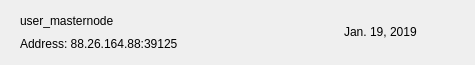
<?xml version="1.0" encoding="UTF-8"?>
<ui version="4.0">
 <class>MNRow</class>
 <widget class="QWidget" name="MNRow">
  <property name="geometry">
   <rect>
    <x>0</x>
    <y>0</y>
    <width>475</width>
    <height>65</height>
   </rect>
  </property>
  <property name="windowTitle">
   <string>Form</string>
  </property>
  <property name="styleSheet">
   <string notr="true"/>
  </property>
  <layout class="QVBoxLayout" name="verticalLayout_2">
   <property name="spacing">
    <number>0</number>
   </property>
   <property name="leftMargin">
    <number>20</number>
   </property>
   <property name="topMargin">
    <number>0</number>
   </property>
   <property name="rightMargin">
    <number>20</number>
   </property>
   <property name="bottomMargin">
    <number>0</number>
   </property>
   <item>
    <widget class="QFrame" name="frame_2">
     <property name="styleSheet">
      <string notr="true">border:none;</string>
     </property>
     <property name="frameShape">
      <enum>QFrame::StyledPanel</enum>
     </property>
     <property name="frameShadow">
      <enum>QFrame::Raised</enum>
     </property>
     <layout class="QHBoxLayout" name="horizontalLayout">
      <property name="leftMargin">
       <number>0</number>
      </property>
      <property name="rightMargin">
       <number>0</number>
      </property>
      <item>
       <widget class="QFrame" name="frame">
        <property name="styleSheet">
         <string notr="true">border:none;padding:0px;</string>
        </property>
        <property name="frameShape">
         <enum>QFrame::StyledPanel</enum>
        </property>
        <property name="frameShadow">
         <enum>QFrame::Raised</enum>
        </property>
        <layout class="QVBoxLayout" name="verticalLayout">
         <property name="spacing">
          <number>0</number>
         </property>
         <property name="leftMargin">
          <number>0</number>
         </property>
         <property name="topMargin">
          <number>0</number>
         </property>
         <property name="rightMargin">
          <number>0</number>
         </property>
         <property name="bottomMargin">
          <number>0</number>
         </property>
         <item>
          <widget class="QLabel" name="labelName">
           <property name="text">
            <string>user_masternode</string>
           </property>
          </widget>
         </item>
         <item>
          <widget class="QLabel" name="labelAddress">
           <property name="text">
            <string>Address: 88.26.164.88:39125</string>
           </property>
          </widget>
         </item>
        </layout>
       </widget>
      </item>
      <item>
       <spacer name="horizontalSpacer">
        <property name="orientation">
         <enum>Qt::Horizontal</enum>
        </property>
        <property name="sizeHint" stdset="0">
         <size>
          <width>40</width>
          <height>20</height>
         </size>
        </property>
       </spacer>
      </item>
      <item>
       <widget class="QLabel" name="labelDate">
        <property name="text">
         <string>Jan. 19, 2019</string>
        </property>
       </widget>
      </item>
      <item>
       <widget class="QPushButton" name="pushButtonMenu">
        <property name="focusPolicy">
         <enum>Qt::NoFocus</enum>
        </property>
        <property name="styleSheet">
         <string notr="true">border:none; background-color:transparent; padding:0px;</string>
        </property>
        <property name="text">
         <string/>
        </property>
        <property name="icon">
         <iconset>
          <normaloff>:/ic-menu-hover</normaloff>:/ic-menu-hover</iconset>
        </property>
        <property name="iconSize">
         <size>
          <width>24</width>
          <height>24</height>
         </size>
        </property>
       </widget>
      </item>
     </layout>
    </widget>
   </item>
   <item>
    <widget class="QLabel" name="lblDivisory">
     <property name="minimumSize">
      <size>
       <width>0</width>
       <height>1</height>
      </size>
     </property>
     <property name="maximumSize">
      <size>
       <width>16777215</width>
       <height>1</height>
      </size>
     </property>
     <property name="text">
      <string/>
     </property>
     <property name="alignment">
      <set>Qt::AlignBottom|Qt::AlignLeading|Qt::AlignLeft</set>
     </property>
    </widget>
   </item>
  </layout>
 </widget>
 <resources/>
 <connections/>
</ui>
